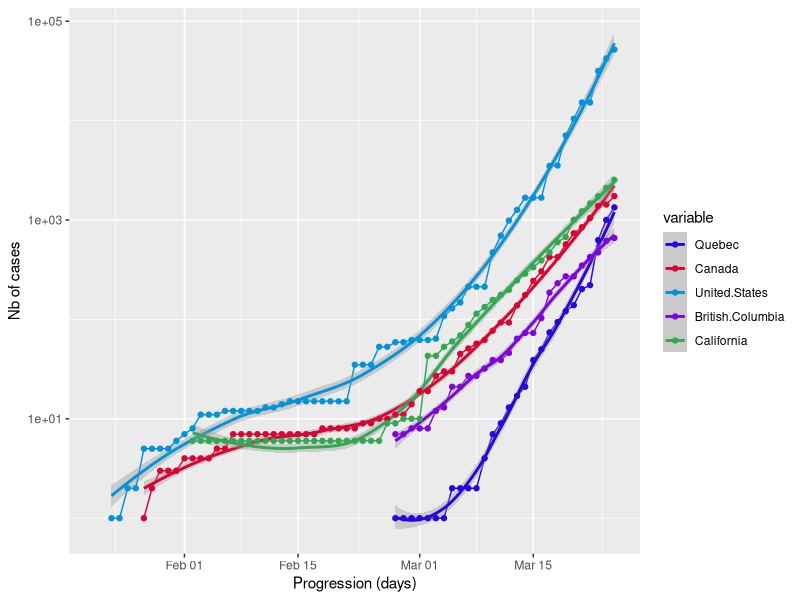
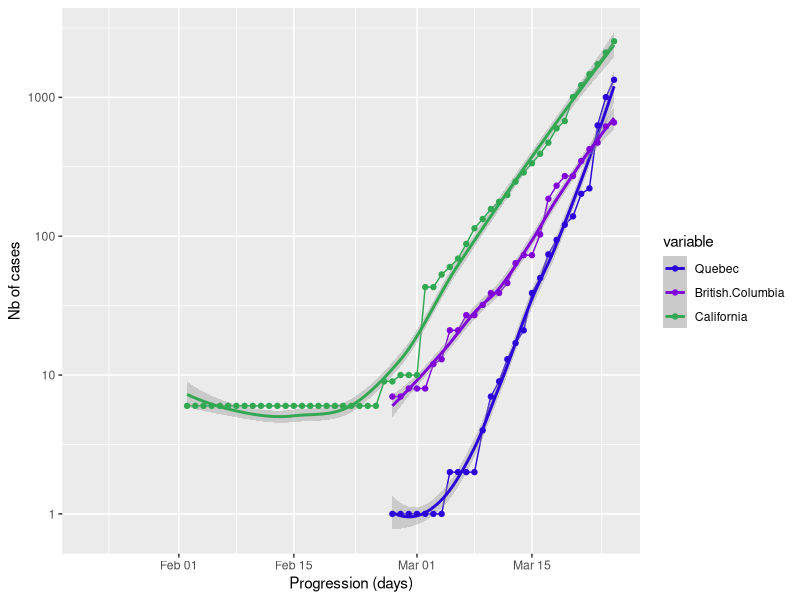
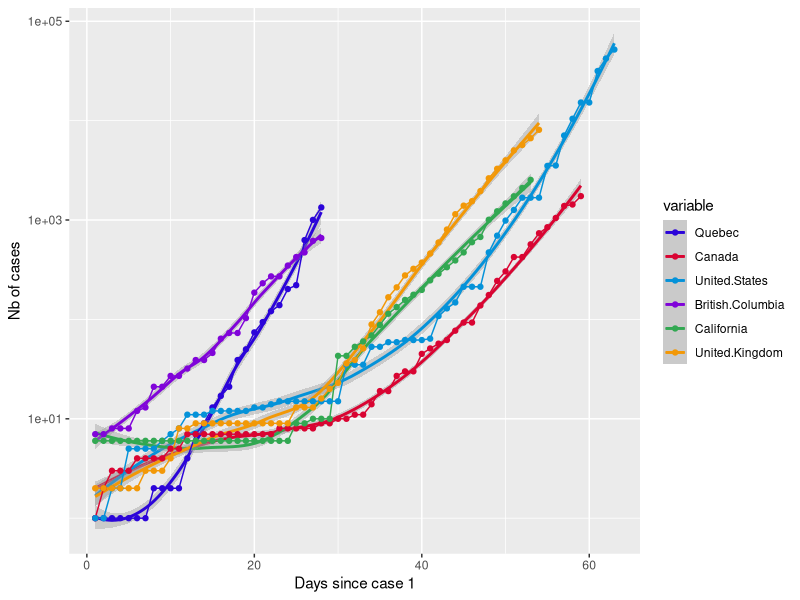
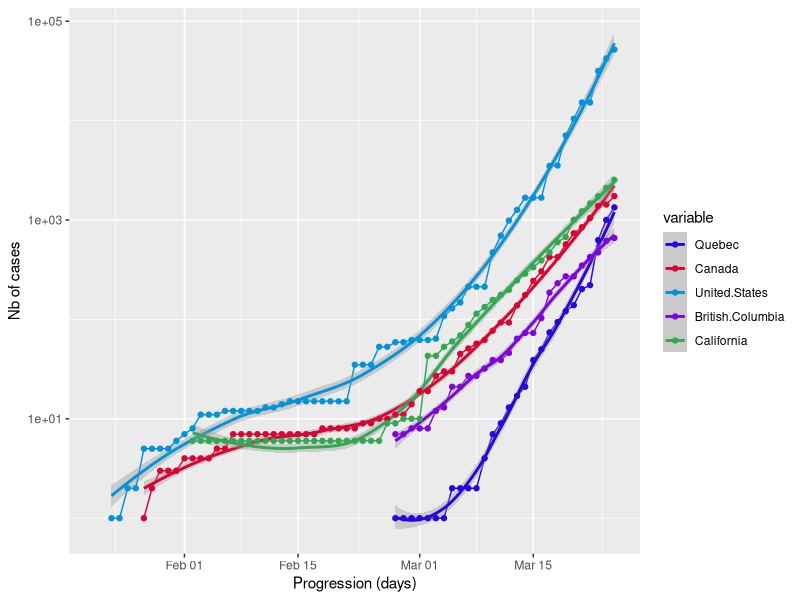
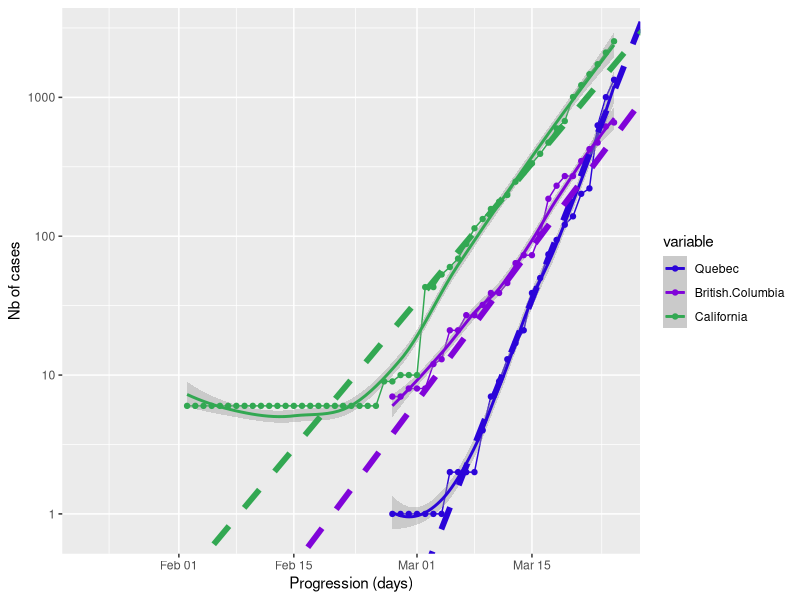
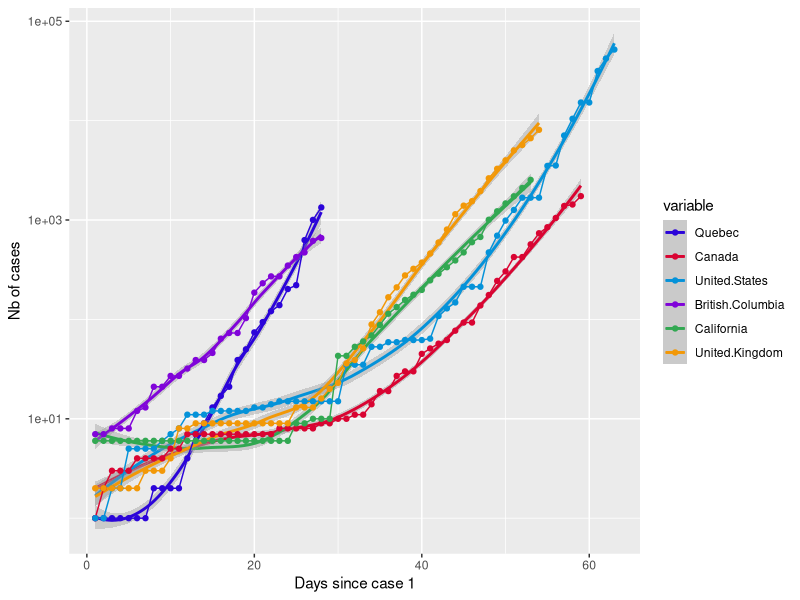

These figures' R source, in order: (Note: this script raises an error after producing the figures.)
#data source:
#https://www.journaldemontreal.com/2020/03/15/un-outil-de-visualisation-et-de-recherche-des-cas-de-la-covid-19
##https://www.canada.ca/fr/sante-publique/services/maladies/2019-nouveau-coronavirus.html
#https://ourworldindata.org/coronavirus-source-data
# https://www.cdph.ca.gov/Programs/OPA/Pages/New-Release-2020.aspx ## Californai data

library(ggplot2)
library(reshape2)
data = read.csv("Coronavirus+Qc.csv")
data[,'date'] = as.Date(data[,'date'], format = "%m/%d/%y")
data[,'day'] = as.numeric(rownames(data))

dataSub = data[,c('date','day','Quebec','Canada','United.States',
                  'British.Columbia','California')]
meltedData = melt(dataSub,id.vars = c("day","date"))

palette = c("Quebec" = "#2b04d9",'Canada' = '#d90432','United.States'='#0492d9',
            'British.Columbia'='#8004d9', 'California'='#32a852',
            'United.Kingdom' = '#f29807','Australia'='#7c26ad',
            'France'='#26ad7b','Netherlands'='#2655ad')


p1 = ggplot(meltedData,aes(x = date,y=value,group = variable,color = variable))+
  geom_line()+geom_smooth() +
  scale_color_manual(values=palette)+
  geom_point()+scale_y_continuous(trans='log10')+
  ylab("Nb of cases")+xlab('Progression (days)')
p1
png("Coronavirus-NorthAmericaCentered.png",width = 800,height = 800)
print(p1)
dev.off()


####################
### Adding trendline to some data of interest
####################
meltedData2 = meltedData[which(meltedData[,'variable'] %in% 
                                 c("Quebec","British.Columbia","California")),]

p2 = ggplot(meltedData2,aes(x = date,y=value,group = variable,color = variable))+
  geom_line()+geom_smooth() +
  scale_color_manual(values=palette)+
  geom_point()+scale_y_continuous(trans='log10')+
  ylab("Nb of cases")+xlab('Progression (days)')

p2
dataSubPrime = dataSub
dataSubPrime[,c("California",'Quebec','British.Columbia',"Canada")] = 
  log10(dataSub[,c('California','Quebec','British.Columbia',"Canada")])
data.lm = list()
data.lm[['Quebec']] = lm(Quebec ~ date, data = dataSubPrime[51:56,])
data.lm[['California']] = lm(California ~ date, data = dataSubPrime[51:56,])
data.lm[['British.Columbia']] = lm(British.Columbia ~ date, data = dataSubPrime[51:56,])
data.lm[['Canada']] = lm(Canada ~ date, data = dataSubPrime[51:56,])

p2 = 
  p2 + 
  geom_abline(slope = data.lm[['Quebec']]$coefficients[2], 
              intercept = data.lm[['Quebec']]$coefficients[1],
              color = palette['Quebec'],lty=2,lwd=2)+ 
  geom_abline(slope = data.lm[['California']]$coefficients[2], 
              intercept = data.lm[['California']]$coefficients[1],
              color = palette['California'],lty=2,lwd=2)+ 
  geom_abline(slope = data.lm[['British.Columbia']]$coefficients[2], 
              intercept = data.lm[['British.Columbia']]$coefficients[1],
              color = palette['British.Columbia'],lty=2,lwd=2)
  
png("Coronavirus-logTrend.png",width = 1000,height = 1000)
print(p2)
dev.off()

###############################
### plotting data aligned with first case
###############################

dQc = data[which(data[,'Quebec'] > 0),'Quebec']
names(dQc) = 1:length(dQc)
dCa = data[which(data[,'Canada'] > 0),'Canada']
names(dCa) = 1:length(dCa)
dUS = data[which(data[,'United.States'] > 0),'United.States']
names(dUS) = 1:length(dUS)
dBC = data[which(data[,'British.Columbia'] > 0),'British.Columbia']
names(dUS) = 1:length(dBC)
dCal = data[which(data[,'California'] > 0),'California']
names(dCal) = 1:length(dCal)
dUK = data[which(data[,'United.Kingdom'] > 0),'United.Kingdom']
names(dUK) = 1:length(dUK)

dataPrime = merge(merge(merge(merge(merge(dQc,dCa,by.x = 0,by.y = 0,all=T),
       dUS,by.x = 1,by.y = 0,all=T),
       dBC,by.x = 1,by.y = 0,all=T),
       dCal,by.x = 1,by.y = 0,all=T),
       dUK,by.x = 1,by.y = 0,all=T)
dataPrime[,1] = as.numeric(dataPrime[,1])
colnames(dataPrime) = c("Days.since.case.1",'Quebec',
                        'Canada','United.States','British.Columbia',
                        'California','United.Kingdom')
dataPrime = dataPrime[order(dataPrime[,1]),]
meltedDataPrime = melt(dataPrime,id.vars = c("Days.since.case.1"))

p3 = ggplot(meltedDataPrime,
            aes_string(x = "Days.since.case.1",y="value",group = "variable",
                       color = "variable"))+
  geom_smooth() +
  geom_line()+scale_color_manual(values=palette)+
  geom_point()+scale_y_continuous(trans='log10')+
  ylab("Nb of cases")+xlab('Days since case 1')

p3
png("Coronavirus-Day0.png")
print(p3)
dev.off()

##################################################
### Plotting only countries of interest
##################################################
dataSub3 = data[,c('date','day','France','Canada','United.States',
                  'Australia','United.Kingdom','Netherlands')]
meltedData3 = melt(dataSub3,id.vars = c("day","date"))

p4 = ggplot(meltedData3,aes(x = date,y=value,group = variable,color = variable))+
  geom_line()+geom_smooth() +
  scale_color_manual(values=palette)+
  geom_point()+scale_y_continuous(trans='log10')+
  ylab("Nb of cases")+xlab('Progression (days)')
p4theme_bw()

png("Coronavirus-CountryCentered.png",width = 700,height = 700)
print(p4)
dev.off()

#####################
### Highlighting the day when distancing measures came into effect
#####################
distancingMeasureDay = c("Quebec" = as.Date('3/15/20', format = "%m/%d/%y"),
                         "California" = as.Date('3/17/20', format = "%m/%d/%y"))
disMD = data.frame()
for (i in (1:length(distancingMeasureDay))){
  distMD[i,] = meltedData[which(meltedData[,'date'] == distancingMeasureDay[i] &
                                  meltedData[,'variable'] == names(distancingMeasureDay[i])),]
}

png("Coronavirus-NorthAmericaCentered-SDday.png")
p1+geom_point(data = distMD, 
              aes(x = date, y = value, fill = variable),color = 'black',size = 4,pch=21)+
  scale_fill_manual(values=palette)
dev.off()
